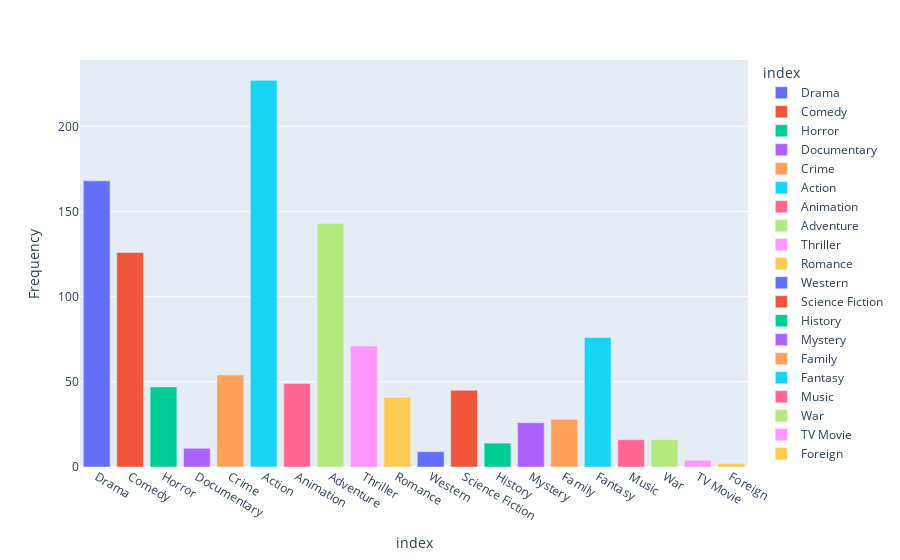

Notebook code cell kept with this figure:
### Markdown cell above
## Q4: Use bar chart draws the relationship between genres of movies and Frequency.
![p1.png](attachment:p1.png)

### Code cell
fig = px.bar(now, x=now.index, y=now["Frequency"],color=now.index)
fig.show()

### Figure 1 — Plotly figure (JSON) as saved in the notebook; plotly's stock layout.template omitted (floating-point values rounded to 4 significant figures)
{"data": [{"alignmentgroup": "True", "hovertemplate": "index=%{x}<br>Frequency=%{y}<extra></extra>", "legendgroup": "Drama", "marker": {"color": "#636efa", "pattern": {"shape": ""}}, "name": "Drama", "offsetgroup": "Drama", "orientation": "v", "showlegend": true, "textposition": "auto", "type": "bar", "x": ["Drama"], "xaxis": "x", "y": [168], "yaxis": "y"}, {"alignmentgroup": "True", "hovertemplate": "index=%{x}<br>Frequency=%{y}<extra></extra>", "legendgroup": "Comedy", "marker": {"color": "#EF553B", "pattern": {"shape": ""}}, "name": "Comedy", "offsetgroup": "Comedy", "orientation": "v", "showlegend": true, "textposition": "auto", "type": "bar", "x": ["Comedy"], "xaxis": "x", "y": [126], "yaxis": "y"}, {"alignmentgroup": "True", "hovertemplate": "index=%{x}<br>Frequency=%{y}<extra></extra>", "legendgroup": "Horror", "marker": {"color": "#00cc96", "pattern": {"shape": ""}}, "name": "Horror", "offsetgroup": "Horror", "orientation": "v", "showlegend": true, "textposition": "auto", "type": "bar", "x": ["Horror"], "xaxis": "x", "y": [47], "yaxis": "y"}, {"alignmentgroup": "True", "hovertemplate": "index=%{x}<br>Frequency=%{y}<extra></extra>", "legendgroup": "Documentary", "marker": {"color": "#ab63fa", "pattern": {"shape": ""}}, "name": "Documentary", "offsetgroup": "Documentary", "orientation": "v", "showlegend": true, "textposition": "auto", "type": "bar", "x": ["Documentary"], "xaxis": "x", "y": [11], "yaxis": "y"}, {"alignmentgroup": "True", "hovertemplate": "index=%{x}<br>Frequency=%{y}<extra></extra>", "legendgroup": "Crime", "marker": {"color": "#FFA15A", "pattern": {"shape": ""}}, "name": "Crime", "offsetgroup": "Crime", "orientation": "v", "showlegend": true, "textposition": "auto", "type": "bar", "x": ["Crime"], "xaxis": "x", "y": [54], "yaxis": "y"}, {"alignmentgroup": "True", "hovertemplate": "index=%{x}<br>Frequency=%{y}<extra></extra>", "legendgroup": "Action", "marker": {"color": "#19d3f3", "pattern": {"shape": ""}}, "name": "Action", "offsetgroup": "Action", "orientation": "v", "showlegend": true, "textposition": "auto", "type": "bar", "x": ["Action"], "xaxis": "x", "y": [227], "yaxis": "y"}, {"alignmentgroup": "True", "hovertemplate": "index=%{x}<br>Frequency=%{y}<extra></extra>", "legendgroup": "Animation", "marker": {"color": "#FF6692", "pattern": {"shape": ""}}, "name": "Animation", "offsetgroup": "Animation", "orientation": "v", "showlegend": true, "textposition": "auto", "type": "bar", "x": ["Animation"], "xaxis": "x", "y": [49], "yaxis": "y"}, {"alignmentgroup": "True", "hovertemplate": "index=%{x}<br>Frequency=%{y}<extra></extra>", "legendgroup": "Adventure", "marker": {"color": "#B6E880", "pattern": {"shape": ""}}, "name": "Adventure", "offsetgroup": "Adventure", "orientation": "v", "showlegend": true, "textposition": "auto", "type": "bar", "x": ["Adventure"], "xaxis": "x", "y": [143], "yaxis": "y"}, {"alignmentgroup": "True", "hovertemplate": "index=%{x}<br>Frequency=%{y}<extra></extra>", "legendgroup": "Thriller", "marker": {"color": "#FF97FF", "pattern": {"shape": ""}}, "name": "Thriller", "offsetgroup": "Thriller", "orientation": "v", "showlegend": true, "textposition": "auto", "type": "bar", "x": ["Thriller"], "xaxis": "x", "y": [71], "yaxis": "y"}, {"alignmentgroup": "True", "hovertemplate": "index=%{x}<br>Frequency=%{y}<extra></extra>", "legendgroup": "Romance", "marker": {"color": "#FECB52", "pattern": {"shape": ""}}, "name": "Romance", "offsetgroup": "Romance", "orientation": "v", "showlegend": true, "textposition": "auto", "type": "bar", "x": ["Romance"], "xaxis": "x", "y": [41], "yaxis": "y"}, {"alignmentgroup": "True", "hovertemplate": "index=%{x}<br>Frequency=%{y}<extra></extra>", "legendgroup": "Western", "marker": {"color": "#636efa", "pattern": {"shape": ""}}, "name": "Western", "offsetgroup": "Western", "orientation": "v", "showlegend": true, "textposition": "auto", "type": "bar", "x": ["Western"], "xaxis": "x", "y": [9], "yaxis": "y"}, {"alignmentgroup": "True", "hovertemplate": "index=%{x}<br>Frequency=%{y}<extra></extra>", "legendgroup": "Science Fiction", "marker": {"color": "#EF553B", "pattern": {"shape": ""}}, "name": "Science Fiction", "offsetgroup": "Science Fiction", "orientation": "v", "showlegend": true, "textposition": "auto", "type": "bar", "x": ["Science Fiction"], "xaxis": "x", "y": [45], "yaxis": "y"}, {"alignmentgroup": "True", "hovertemplate": "index=%{x}<br>Frequency=%{y}<extra></extra>", "legendgroup": "History", "marker": {"color": "#00cc96", "pattern": {"shape": ""}}, "name": "History", "offsetgroup": "History", "orientation": "v", "showlegend": true, "textposition": "auto", "type": "bar", "x": ["History"], "xaxis": "x", "y": [14], "yaxis": "y"}, {"alignmentgroup": "True", "hovertemplate": "index=%{x}<br>Frequency=%{y}<extra></extra>", "legendgroup": "Mystery", "marker": {"color": "#ab63fa", "pattern": {"shape": ""}}, "name": "Mystery", "offsetgroup": "Mystery", "orientation": "v", "showlegend": true, "textposition": "auto", "type": "bar", "x": ["Mystery"], "xaxis": "x", "y": [26], "yaxis": "y"}, {"alignmentgroup": "True", "hovertemplate": "index=%{x}<br>Frequency=%{y}<extra></extra>", "legendgroup": "Family", "marker": {"color": "#FFA15A", "pattern": {"shape": ""}}, "name": "Family", "offsetgroup": "Family", "orientation": "v", "showlegend": true, "textposition": "auto", "type": "bar", "x": ["Family"], "xaxis": "x", "y": [28], "yaxis": "y"}, {"alignmentgroup": "True", "hovertemplate": "index=%{x}<br>Frequency=%{y}<extra></extra>", "legendgroup": "Fantasy", "marker": {"color": "#19d3f3", "pattern": {"shape": ""}}, "name": "Fantasy", "offsetgroup": "Fantasy", "orientation": "v", "showlegend": true, "textposition": "auto", "type": "bar", "x": ["Fantasy"], "xaxis": "x", "y": [76], "yaxis": "y"}, {"alignmentgroup": "True", "hovertemplate": "index=%{x}<br>Frequency=%{y}<extra></extra>", "legendgroup": "Music", "marker": {"color": "#FF6692", "pattern": {"shape": ""}}, "name": "Music", "offsetgroup": "Music", "orientation": "v", "showlegend": true, "textposition": "auto", "type": "bar", "x": ["Music"], "xaxis": "x", "y": [16], "yaxis": "y"}, {"alignmentgroup": "True", "hovertemplate": "index=%{x}<br>Frequency=%{y}<extra></extra>", "legendgroup": "War", "marker": {"color": "#B6E880", "pattern": {"shape": ""}}, "name": "War", "offsetgroup": "War", "orientation": "v", "showlegend": true, "textposition": "auto", "type": "bar", "x": ["War"], "xaxis": "x", "y": [16], "yaxis": "y"}, {"alignmentgroup": "True", "hovertemplate": "index=%{x}<br>Frequency=%{y}<extra></extra>", "legendgroup": "TV Movie", "marker": {"color": "#FF97FF", "pattern": {"shape": ""}}, "name": "TV Movie", "offsetgroup": "TV Movie", "orientation": "v", "showlegend": true, "textposition": "auto", "type": "bar", "x": ["TV Movie"], "xaxis": "x", "y": [4], "yaxis": "y"}, {"alignmentgroup": "True", "hovertemplate": "index=%{x}<br>Frequency=%{y}<extra></extra>", "legendgroup": "Foreign", "marker": {"color": "#FECB52", "pattern": {"shape": ""}}, "name": "Foreign", "offsetgroup": "Foreign", "orientation": "v", "showlegend": true, "textposition": "auto", "type": "bar", "x": ["Foreign"], "xaxis": "x", "y": [2], "yaxis": "y"}], "layout": {"autosize": true, "barmode": "relative", "legend": {"title": {"text": "index"}, "tracegroupgap": 0}, "margin": {"t": 60}, "xaxis": {"anchor": "y", "autorange": true, "categoryarray": ["Drama", "Comedy", "Horror", "Documentary", "Crime", "Action", "Animation", "Adventure", "Thriller", "Romance", "Western", "Science Fiction", "History", "Mystery", "Family", "Fantasy", "Music", "War", "TV Movie", "Foreign"], "categoryorder": "array", "domain": [0, 1], "range": [-0.5, 19.5], "title": {"text": "index"}, "type": "category"}, "yaxis": {"anchor": "x", "autorange": true, "domain": [0, 1], "range": [0, 238.9], "title": {"text": "Frequency"}, "type": "linear"}}}
